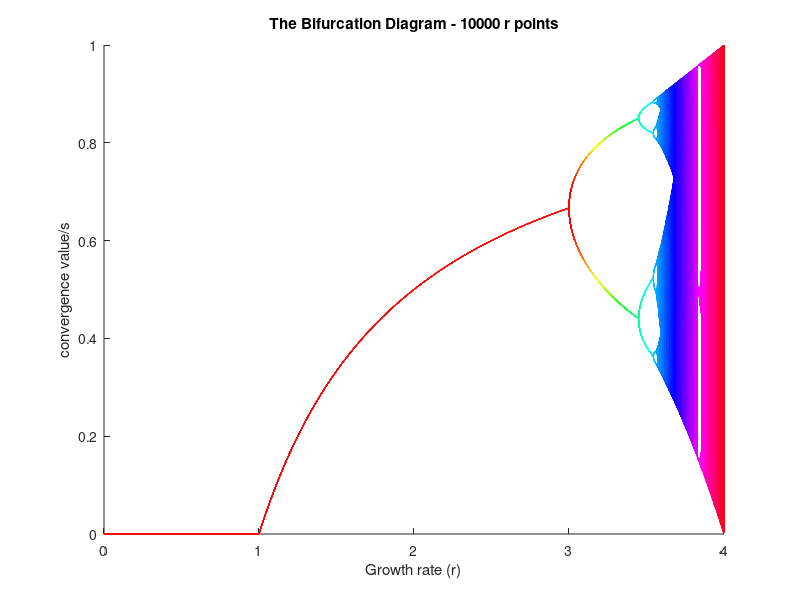

Source code (MATLAB):
%%% EE372 - Modeling and Simulation - Assignment 2 - Introduction to chaos
%%% Jared Jackson
%%% Due Feb 13th

%%% This code is written to model and plot the outcomes of a dripping faucet./s
%%%
%%% The Logistic mapping (not fuction since each input can have multipe
%%% outputs), is just about the simplest logistic function I think exists.
%%% Despite this simplicity, it applies well to a variety of situations like
%%% simple populations, radioactive decay, and of course, dripping water.

%%% Just MATLAB Things %%%%%%%%%%%%%%%%%%%%%%%%%%%%%%%%%%%%%%%%%%%%%%%%%%%%%%%%%
close all; clear variables; clc;
%%%%%%%%%%%%%%%%%%%%%%%%%%%%%%%%%%%%%%%%%%%%%%%%%%%%%%%%%%%%%%%%%%%%%%%%%%%%%%%%

%%% Time Time Time
tic

%%% Sandbox %%%%%%%%%%%%%%%%%%%%%%%%%%%%%%%%%%%%%%%%%%%%%%%%%%%%%%%%%%%%%%%%%%%%

%%% Number of iterations for the mapping; Lager = more resolution
iterations = 1000;

%%% Number of points in the X axis; Larger = more resolution
xRes = 1e4;

%%% Number of points in the Y axis; Larger = more resolution
yRes = 64;

%%% Set to 1 to apply a colormap to the output plot, anything else is a mono
%%% color plot
colorGraph = 1;

%%% The color map to use if colorGraph is set to 1
cMap = 'hsv';

%%%%%%%%%%%%%%%%%%%%%%%%%%%%%%%%%%%%%%%%%%%%%%%%%%%%%%%%%%%%%%%%%%%%%%%%%%%%%%%%

%%% Sets the limits on the growth rate to be between 0 and 4 since outside of
%%% that range nothing happens. there will be xRes number of points in the array
r = ones(65,1) .* linspace(0, 4, xRes);

%%% Preinitilizes X and gives it a starting value of 0.5. The starting value
%%% does not actually matter, as long as it is not 0 or 1 since the final value
%%% only depends on the growth rate.
X = 0.5 .* ones(yRes, xRes);

%%% Iterates through the mapping (iterations + Yres) times for every value of r
%%% simultaneously
for i = 2:1:(iterations  + yRes)
  	cur = 1 + mod(i, yRes + 1);
    las = 1 + mod(i - 1, yRes + 1);
    X(cur,:) = r(1,:) .* X(las,:) .* (1 - X(las,:));
end
X(:,end) = NaN;

%%% Call It UI %%%%%%%%%%%%%%%%%%%%%%%%%%%%%%%%%%%%%%%%%%%%%%%%%%%%%%%%%%%%%%%%%
if (colorGraph == 1)
	colormap(cMap);
	C(:,(3 * xRes / 4):xRes) = ones(65,1) .* (0:4/xRes:1);
	patch(r', X', C', 'EdgeColor', 'interp', 'LineWidth', 0.5);
else
	line(r(1,:), X, 'Color', 'blue');
end

set(gca, 'XLim', [0 4], 'YLim', [0 1]);
title(['The Bifurcation Diagram - ' num2str(xRes) ' r points']);
xlabel("Growth rate (r)");
ylabel("convergence value/s");
%%%%%%%%%%%%%%%%%%%%%%%%%%%%%%%%%%%%%%%%%%%%%%%%%%%%%%%%%%%%%%%%%%%%%%%%%%%%%%%%

%%% See What's Become Of Me
toc